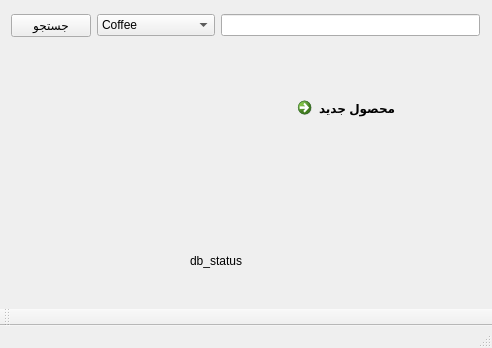
<?xml version="1.0" encoding="UTF-8"?>
<ui version="4.0">
 <class>MainWindow</class>
 <widget class="QMainWindow" name="MainWindow">
  <property name="geometry">
   <rect>
    <x>0</x>
    <y>0</y>
    <width>492</width>
    <height>348</height>
   </rect>
  </property>
  <property name="windowTitle">
   <string>MainWindow</string>
  </property>
  <widget class="QWidget" name="main_widget">
   <property name="baseSize">
    <size>
     <width>640</width>
     <height>480</height>
    </size>
   </property>
   <widget class="QCommandLinkButton" name="new_product">
    <property name="geometry">
     <rect>
      <x>290</x>
      <y>90</y>
      <width>177</width>
      <height>41</height>
     </rect>
    </property>
    <property name="text">
     <string>محصول جدید</string>
    </property>
   </widget>
   <widget class="QLabel" name="db_status">
    <property name="geometry">
     <rect>
      <x>190</x>
      <y>250</y>
      <width>91</width>
      <height>21</height>
     </rect>
    </property>
    <property name="text">
     <string>db_status</string>
    </property>
   </widget>
   <widget class="QWidget" name="horizontalLayoutWidget">
    <property name="geometry">
     <rect>
      <x>0</x>
      <y>-10</y>
      <width>491</width>
      <height>71</height>
     </rect>
    </property>
    <layout class="QHBoxLayout" name="search_box">
     <item>
      <widget class="QPushButton" name="search">
       <property name="text">
        <string>جستجو</string>
       </property>
      </widget>
     </item>
     <item>
      <widget class="QComboBox" name="type_select">
       <item>
        <property name="text">
         <string>Coffee</string>
        </property>
       </item>
       <item>
        <property name="text">
         <string>Toys</string>
        </property>
       </item>
       <item>
        <property name="text">
         <string>Food</string>
        </property>
       </item>
       <item>
        <property name="text">
         <string>Movies</string>
        </property>
       </item>
       <item>
        <property name="text">
         <string>Household Stuff</string>
        </property>
       </item>
       <item>
        <property name="text">
         <string>Music</string>
        </property>
       </item>
      </widget>
     </item>
     <item>
      <widget class="QLineEdit" name="search_input"/>
     </item>
    </layout>
   </widget>
  </widget>
  <widget class="QMenuBar" name="menuBar">
   <property name="geometry">
    <rect>
     <x>0</x>
     <y>0</y>
     <width>492</width>
     <height>22</height>
    </rect>
   </property>
  </widget>
  <widget class="QToolBar" name="mainToolBar">
   <attribute name="toolBarArea">
    <enum>BottomToolBarArea</enum>
   </attribute>
   <attribute name="toolBarBreak">
    <bool>false</bool>
   </attribute>
  </widget>
  <widget class="QStatusBar" name="statusBar"/>
 </widget>
 <layoutdefault spacing="6" margin="11"/>
 <resources/>
 <connections/>
 <slots>
  <slot>new_product()</slot>
 </slots>
</ui>
